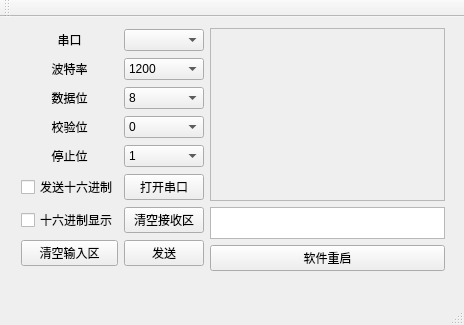
<?xml version="1.0" encoding="UTF-8"?>
<ui version="4.0">
 <class>MainWindow</class>
 <widget class="QMainWindow" name="MainWindow">
  <property name="geometry">
   <rect>
    <x>0</x>
    <y>0</y>
    <width>464</width>
    <height>325</height>
   </rect>
  </property>
  <property name="sizePolicy">
   <sizepolicy hsizetype="Preferred" vsizetype="Fixed">
    <horstretch>0</horstretch>
    <verstretch>0</verstretch>
   </sizepolicy>
  </property>
  <property name="minimumSize">
   <size>
    <width>464</width>
    <height>325</height>
   </size>
  </property>
  <property name="maximumSize">
   <size>
    <width>464</width>
    <height>315</height>
   </size>
  </property>
  <property name="windowTitle">
   <string>串口助手- https://blog.csdn.net/qq_16093323作者:小白的未来—视界</string>
  </property>
  <property name="windowIcon">
   <iconset theme=":/eye.png">
    <normaloff>.</normaloff>.</iconset>
  </property>
  <widget class="QWidget" name="centralWidget">
   <widget class="QWidget" name="verticalLayoutWidget">
    <property name="geometry">
     <rect>
      <x>10</x>
      <y>0</y>
      <width>446</width>
      <height>265</height>
     </rect>
    </property>
    <layout class="QVBoxLayout" name="verticalLayout">
     <item>
      <layout class="QHBoxLayout" name="horizontalLayout">
       <item>
        <layout class="QGridLayout" name="gridLayout">
         <item row="4" column="1">
          <widget class="QComboBox" name="StopBit">
           <item>
            <property name="text">
             <string>1</string>
            </property>
           </item>
          </widget>
         </item>
         <item row="5" column="1">
          <widget class="QPushButton" name="OpenSerialButton">
           <property name="text">
            <string>打开串口</string>
           </property>
          </widget>
         </item>
         <item row="7" column="1">
          <widget class="QPushButton" name="SendButton">
           <property name="text">
            <string>发送</string>
           </property>
          </widget>
         </item>
         <item row="0" column="0">
          <widget class="QLabel" name="label">
           <property name="text">
            <string>串口</string>
           </property>
           <property name="alignment">
            <set>Qt::AlignCenter</set>
           </property>
          </widget>
         </item>
         <item row="0" column="1">
          <widget class="QComboBox" name="PortBox"/>
         </item>
         <item row="1" column="1">
          <widget class="QComboBox" name="BaudBox">
           <item>
            <property name="text">
             <string>1200</string>
            </property>
           </item>
           <item>
            <property name="text">
             <string>2400</string>
            </property>
           </item>
           <item>
            <property name="text">
             <string>4800</string>
            </property>
           </item>
           <item>
            <property name="text">
             <string>9600</string>
            </property>
           </item>
           <item>
            <property name="text">
             <string>19200</string>
            </property>
           </item>
           <item>
            <property name="text">
             <string>38400</string>
            </property>
           </item>
           <item>
            <property name="text">
             <string>57600</string>
            </property>
           </item>
           <item>
            <property name="text">
             <string>115200</string>
            </property>
           </item>
          </widget>
         </item>
         <item row="3" column="1">
          <widget class="QComboBox" name="ParityBox">
           <item>
            <property name="text">
             <string>0</string>
            </property>
           </item>
          </widget>
         </item>
         <item row="1" column="0">
          <widget class="QLabel" name="label_2">
           <property name="text">
            <string>波特率</string>
           </property>
           <property name="alignment">
            <set>Qt::AlignCenter</set>
           </property>
          </widget>
         </item>
         <item row="2" column="1">
          <widget class="QComboBox" name="BitBox">
           <item>
            <property name="text">
             <string>8</string>
            </property>
           </item>
          </widget>
         </item>
         <item row="3" column="0">
          <widget class="QLabel" name="label_4">
           <property name="text">
            <string>校验位</string>
           </property>
           <property name="alignment">
            <set>Qt::AlignCenter</set>
           </property>
          </widget>
         </item>
         <item row="4" column="0">
          <widget class="QLabel" name="label_5">
           <property name="text">
            <string>停止位</string>
           </property>
           <property name="alignment">
            <set>Qt::AlignCenter</set>
           </property>
          </widget>
         </item>
         <item row="2" column="0">
          <widget class="QLabel" name="label_3">
           <property name="text">
            <string>数据位</string>
           </property>
           <property name="alignment">
            <set>Qt::AlignCenter</set>
           </property>
          </widget>
         </item>
         <item row="5" column="0">
          <widget class="QCheckBox" name="checkBox">
           <property name="text">
            <string>发送十六进制</string>
           </property>
          </widget>
         </item>
         <item row="6" column="0">
          <widget class="QCheckBox" name="checkBox_2">
           <property name="text">
            <string>十六进制显示</string>
           </property>
          </widget>
         </item>
         <item row="6" column="1">
          <widget class="QPushButton" name="clearButton">
           <property name="text">
            <string>清空接收区</string>
           </property>
          </widget>
         </item>
         <item row="7" column="0">
          <widget class="QPushButton" name="clearInputButton">
           <property name="text">
            <string>清空输入区</string>
           </property>
          </widget>
         </item>
        </layout>
       </item>
       <item>
        <layout class="QGridLayout" name="gridLayout_2" rowminimumheight="0,2,0">
         <item row="1" column="0">
          <widget class="QTextEdit" name="textEdit_2">
           <property name="sizePolicy">
            <sizepolicy hsizetype="Fixed" vsizetype="Fixed">
             <horstretch>0</horstretch>
             <verstretch>0</verstretch>
            </sizepolicy>
           </property>
           <property name="minimumSize">
            <size>
             <width>0</width>
             <height>32</height>
            </size>
           </property>
          </widget>
         </item>
         <item row="0" column="0">
          <widget class="QTextEdit" name="textEdit">
           <property name="enabled">
            <bool>false</bool>
           </property>
           <property name="sizePolicy">
            <sizepolicy hsizetype="Expanding" vsizetype="Fixed">
             <horstretch>0</horstretch>
             <verstretch>0</verstretch>
            </sizepolicy>
           </property>
          </widget>
         </item>
         <item row="2" column="0">
          <widget class="QPushButton" name="quitButton">
           <property name="text">
            <string>软件重启</string>
           </property>
          </widget>
         </item>
        </layout>
       </item>
      </layout>
     </item>
    </layout>
   </widget>
  </widget>
  <widget class="QMenuBar" name="menuBar">
   <property name="geometry">
    <rect>
     <x>0</x>
     <y>0</y>
     <width>464</width>
     <height>23</height>
    </rect>
   </property>
  </widget>
  <widget class="QToolBar" name="mainToolBar">
   <attribute name="toolBarArea">
    <enum>TopToolBarArea</enum>
   </attribute>
   <attribute name="toolBarBreak">
    <bool>false</bool>
   </attribute>
  </widget>
  <widget class="QStatusBar" name="statusBar"/>
 </widget>
 <layoutdefault spacing="6" margin="11"/>
 <resources/>
 <connections/>
</ui>
